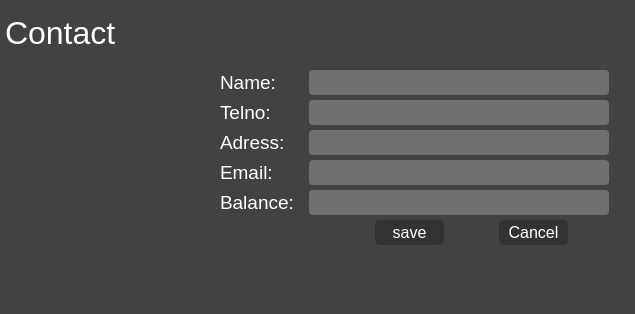
<?xml version="1.0" encoding="UTF-8"?>
<ui version="4.0">
 <class>Dialog</class>
 <widget class="QDialog" name="Dialog">
  <property name="geometry">
   <rect>
    <x>0</x>
    <y>0</y>
    <width>635</width>
    <height>314</height>
   </rect>
  </property>
  <property name="windowTitle">
   <string>Dialog</string>
  </property>
  <widget class="QWidget" name="verticalLayoutWidget">
   <property name="geometry">
    <rect>
     <x>-1</x>
     <y>-1</y>
     <width>671</width>
     <height>401</height>
    </rect>
   </property>
   <layout class="QVBoxLayout" name="verticalLayout"/>
  </widget>
  <widget class="QStackedWidget" name="stackedWidget_android">
   <property name="geometry">
    <rect>
     <x>0</x>
     <y>0</y>
     <width>720</width>
     <height>445</height>
    </rect>
   </property>
   <property name="styleSheet">
    <string notr="true">background-color: rgb(84, 84, 84);</string>
   </property>
   <property name="currentIndex">
    <number>0</number>
   </property>
   <widget class="QWidget" name="page_android_contact">
    <property name="styleSheet">
     <string notr="true">background-color: rgb(66, 66, 66);</string>
    </property>
    <layout class="QVBoxLayout" name="verticalLayout_10">
     <property name="spacing">
      <number>0</number>
     </property>
     <property name="leftMargin">
      <number>5</number>
     </property>
     <property name="topMargin">
      <number>5</number>
     </property>
     <property name="rightMargin">
      <number>5</number>
     </property>
     <property name="bottomMargin">
      <number>5</number>
     </property>
     <item>
      <widget class="QLabel" name="lab_android_contact">
       <property name="minimumSize">
        <size>
         <width>0</width>
         <height>55</height>
        </size>
       </property>
       <property name="maximumSize">
        <size>
         <width>16777215</width>
         <height>55</height>
        </size>
       </property>
       <property name="font">
        <font>
         <family>Segoe UI</family>
         <pointsize>24</pointsize>
        </font>
       </property>
       <property name="styleSheet">
        <string notr="true">color:rgb(255,255,255);</string>
       </property>
       <property name="text">
        <string>Contact</string>
       </property>
      </widget>
     </item>
     <item>
      <widget class="QFrame" name="frame_android_bottom">
       <property name="frameShape">
        <enum>QFrame::NoFrame</enum>
       </property>
       <property name="frameShadow">
        <enum>QFrame::Plain</enum>
       </property>
       <layout class="QGridLayout" name="gridLayout_3">
        <property name="leftMargin">
         <number>5</number>
        </property>
        <property name="topMargin">
         <number>5</number>
        </property>
        <property name="rightMargin">
         <number>5</number>
        </property>
        <property name="bottomMargin">
         <number>5</number>
        </property>
        <property name="spacing">
         <number>5</number>
        </property>
        <item row="0" column="0">
         <widget class="QLabel" name="lab_person_icon">
          <property name="minimumSize">
           <size>
            <width>200</width>
            <height>160</height>
           </size>
          </property>
          <property name="maximumSize">
           <size>
            <width>200</width>
            <height>160</height>
           </size>
          </property>
          <property name="text">
           <string/>
          </property>
          <property name="pixmap">
           <pixmap>customer.png</pixmap>
          </property>
          <property name="scaledContents">
           <bool>true</bool>
          </property>
         </widget>
        </item>
        <item row="1" column="0">
         <spacer name="verticalSpacer_3">
          <property name="orientation">
           <enum>Qt::Vertical</enum>
          </property>
          <property name="sizeHint" stdset="0">
           <size>
            <width>20</width>
            <height>40</height>
           </size>
          </property>
         </spacer>
        </item>
        <item row="0" column="1" rowspan="2">
         <widget class="QFrame" name="frame_android_field">
          <property name="frameShape">
           <enum>QFrame::NoFrame</enum>
          </property>
          <property name="frameShadow">
           <enum>QFrame::Plain</enum>
          </property>
          <layout class="QGridLayout" name="gridLayout_4">
           <property name="leftMargin">
            <number>5</number>
           </property>
           <property name="topMargin">
            <number>5</number>
           </property>
           <property name="rightMargin">
            <number>5</number>
           </property>
           <property name="bottomMargin">
            <number>5</number>
           </property>
           <property name="spacing">
            <number>5</number>
           </property>
           <item row="7" column="0">
            <widget class="QLabel" name="label_8">
             <property name="font">
              <font>
               <family>Segoe UI</family>
               <pointsize>14</pointsize>
              </font>
             </property>
             <property name="styleSheet">
              <string notr="true">color:rgb(255,255,255);</string>
             </property>
             <property name="text">
              <string>Balance:</string>
             </property>
            </widget>
           </item>
           <item row="4" column="0">
            <widget class="QLabel" name="label_6">
             <property name="font">
              <font>
               <family>Segoe UI</family>
               <pointsize>14</pointsize>
              </font>
             </property>
             <property name="styleSheet">
              <string notr="true">color:rgb(255,255,255);</string>
             </property>
             <property name="text">
              <string>Adress: </string>
             </property>
            </widget>
           </item>
           <item row="5" column="0">
            <widget class="QLabel" name="label_7">
             <property name="font">
              <font>
               <family>Segoe UI</family>
               <pointsize>14</pointsize>
              </font>
             </property>
             <property name="styleSheet">
              <string notr="true">color:rgb(255,255,255);</string>
             </property>
             <property name="text">
              <string>Email:</string>
             </property>
            </widget>
           </item>
           <item row="1" column="0" colspan="3">
            <widget class="QLabel" name="label">
             <property name="font">
              <font>
               <family>Segoe UI</family>
               <pointsize>14</pointsize>
              </font>
             </property>
             <property name="styleSheet">
              <string notr="true">color:rgb(255,255,255);</string>
             </property>
             <property name="text">
              <string>Name: </string>
             </property>
            </widget>
           </item>
           <item row="1" column="3">
            <widget class="QLineEdit" name="line_android_name">
             <property name="enabled">
              <bool>false</bool>
             </property>
             <property name="minimumSize">
              <size>
               <width>300</width>
               <height>25</height>
              </size>
             </property>
             <property name="maximumSize">
              <size>
               <width>400</width>
               <height>25</height>
              </size>
             </property>
             <property name="font">
              <font>
               <family>Segoe UI</family>
               <pointsize>12</pointsize>
              </font>
             </property>
             <property name="styleSheet">
              <string notr="true">QLineEdit {
	color:rgb(255,255,255);
	border:2px solid rgb(51,51,51);
	border-radius:4px;
	background:rgb(51,51,51);
}

QLineEdit:disabled {
	color:rgb(255,255,255);
	border:2px solid rgb(112,112,112);
	border-radius:4px;
	background:rgb(112,112,112);
}</string>
             </property>
             <property name="text">
              <string/>
             </property>
            </widget>
           </item>
           <item row="3" column="0" colspan="3">
            <widget class="QLabel" name="label_5">
             <property name="font">
              <font>
               <family>Segoe UI</family>
               <pointsize>14</pointsize>
              </font>
             </property>
             <property name="styleSheet">
              <string notr="true">color:rgb(255,255,255);</string>
             </property>
             <property name="text">
              <string>Telno:</string>
             </property>
            </widget>
           </item>
           <item row="4" column="3">
            <widget class="QLineEdit" name="line_android_org">
             <property name="enabled">
              <bool>false</bool>
             </property>
             <property name="minimumSize">
              <size>
               <width>300</width>
               <height>25</height>
              </size>
             </property>
             <property name="maximumSize">
              <size>
               <width>400</width>
               <height>25</height>
              </size>
             </property>
             <property name="font">
              <font>
               <family>Segoe UI</family>
               <pointsize>12</pointsize>
              </font>
             </property>
             <property name="styleSheet">
              <string notr="true">QLineEdit {
	color:rgb(255,255,255);
	border:2px solid rgb(51,51,51);
	border-radius:4px;
	background:rgb(51,51,51);
}

QLineEdit:disabled {
	color:rgb(255,255,255);
	border:2px solid rgb(112,112,112);
	border-radius:4px;
	background:rgb(112,112,112);
}</string>
             </property>
             <property name="text">
              <string/>
             </property>
            </widget>
           </item>
           <item row="3" column="3">
            <widget class="QLineEdit" name="line_android_adress">
             <property name="enabled">
              <bool>false</bool>
             </property>
             <property name="minimumSize">
              <size>
               <width>300</width>
               <height>25</height>
              </size>
             </property>
             <property name="maximumSize">
              <size>
               <width>400</width>
               <height>25</height>
              </size>
             </property>
             <property name="font">
              <font>
               <family>Segoe UI</family>
               <pointsize>12</pointsize>
              </font>
             </property>
             <property name="styleSheet">
              <string notr="true">QLineEdit {
	color:rgb(255,255,255);
	border:2px solid rgb(51,51,51);
	border-radius:4px;
	background:rgb(51,51,51);
}

QLineEdit:disabled {
	color:rgb(255,255,255);
	border:2px solid rgb(112,112,112);
	border-radius:4px;
	background:rgb(112,112,112);
}</string>
             </property>
             <property name="text">
              <string/>
             </property>
            </widget>
           </item>
           <item row="7" column="3">
            <widget class="QLineEdit" name="line_android_ph">
             <property name="enabled">
              <bool>false</bool>
             </property>
             <property name="minimumSize">
              <size>
               <width>300</width>
               <height>25</height>
              </size>
             </property>
             <property name="maximumSize">
              <size>
               <width>400</width>
               <height>25</height>
              </size>
             </property>
             <property name="font">
              <font>
               <family>Segoe UI</family>
               <pointsize>12</pointsize>
              </font>
             </property>
             <property name="styleSheet">
              <string notr="true">QLineEdit {
	color:rgb(255,255,255);
	border:2px solid rgb(51,51,51);
	border-radius:4px;
	background:rgb(51,51,51);
}

QLineEdit:disabled {
	color:rgb(255,255,255);
	border:2px solid rgb(112,112,112);
	border-radius:4px;
	background:rgb(112,112,112);
}</string>
             </property>
            </widget>
           </item>
           <item row="5" column="3">
            <widget class="QLineEdit" name="line_android_email">
             <property name="enabled">
              <bool>false</bool>
             </property>
             <property name="minimumSize">
              <size>
               <width>300</width>
               <height>25</height>
              </size>
             </property>
             <property name="maximumSize">
              <size>
               <width>400</width>
               <height>25</height>
              </size>
             </property>
             <property name="font">
              <font>
               <family>Segoe UI</family>
               <pointsize>12</pointsize>
              </font>
             </property>
             <property name="styleSheet">
              <string notr="true">QLineEdit {
	color:rgb(255,255,255);
	border:2px solid rgb(51,51,51);
	border-radius:4px;
	background:rgb(51,51,51);
}

QLineEdit:disabled {
	color:rgb(255,255,255);
	border:2px solid rgb(112,112,112);
	border-radius:4px;
	background:rgb(112,112,112);
}</string>
             </property>
             <property name="text">
              <string/>
             </property>
            </widget>
           </item>
           <item row="8" column="8">
            <spacer name="horizontalSpacer_6">
             <property name="orientation">
              <enum>Qt::Horizontal</enum>
             </property>
             <property name="sizeHint" stdset="0">
              <size>
               <width>40</width>
               <height>20</height>
              </size>
             </property>
            </spacer>
           </item>
           <item row="4" column="8">
            <spacer name="horizontalSpacer_5">
             <property name="orientation">
              <enum>Qt::Horizontal</enum>
             </property>
             <property name="sizeHint" stdset="0">
              <size>
               <width>40</width>
               <height>20</height>
              </size>
             </property>
            </spacer>
           </item>
           <item row="9" column="3">
            <spacer name="verticalSpacer_4">
             <property name="orientation">
              <enum>Qt::Vertical</enum>
             </property>
             <property name="sizeHint" stdset="0">
              <size>
               <width>20</width>
               <height>40</height>
              </size>
             </property>
            </spacer>
           </item>
           <item row="8" column="0" colspan="7">
            <widget class="QFrame" name="frame_3">
             <property name="frameShape">
              <enum>QFrame::NoFrame</enum>
             </property>
             <property name="frameShadow">
              <enum>QFrame::Plain</enum>
             </property>
             <layout class="QHBoxLayout" name="horizontalLayout_25">
              <property name="spacing">
               <number>0</number>
              </property>
              <property name="leftMargin">
               <number>100</number>
              </property>
              <property name="topMargin">
               <number>0</number>
              </property>
              <property name="rightMargin">
               <number>0</number>
              </property>
              <property name="bottomMargin">
               <number>0</number>
              </property>
              <item>
               <widget class="QPushButton" name="bn_android_contact_share">
                <property name="minimumSize">
                 <size>
                  <width>69</width>
                  <height>25</height>
                 </size>
                </property>
                <property name="maximumSize">
                 <size>
                  <width>69</width>
                  <height>25</height>
                 </size>
                </property>
                <property name="font">
                 <font>
                  <family>Segoe UI</family>
                  <pointsize>12</pointsize>
                 </font>
                </property>
                <property name="styleSheet">
                 <string notr="true">QPushButton {
	border: 2px solid rgb(51,51,51);
	border-radius: 5px;	
	color:rgb(255,255,255);
	background-color: rgb(51,51,51);
}
QPushButton:hover {
	border: 2px solid rgb(0,143,150);
	background-color: rgb(0,143,150);
}
QPushButton:pressed {	
	border: 2px solid rgb(0,143,150);
	background-color: rgb(51,51,51);
}

QPushButton:disabled {	
	border-radius: 5px;	
	border: 2px solid rgb(112,112,112);
	background-color: rgb(112,112,112);
}</string>
                </property>
                <property name="text">
                 <string>save</string>
                </property>
               </widget>
              </item>
              <item>
               <widget class="QPushButton" name="bn_android_contact_delete">
                <property name="minimumSize">
                 <size>
                  <width>69</width>
                  <height>25</height>
                 </size>
                </property>
                <property name="maximumSize">
                 <size>
                  <width>69</width>
                  <height>25</height>
                 </size>
                </property>
                <property name="font">
                 <font>
                  <family>Segoe UI</family>
                  <pointsize>12</pointsize>
                 </font>
                </property>
                <property name="styleSheet">
                 <string notr="true">QPushButton {
	border: 2px solid rgb(51,51,51);
	border-radius: 5px;	
	color:rgb(255,255,255);
	background-color: rgb(51,51,51);
}
QPushButton:hover {
	border: 2px solid rgb(112,0,0);
	background-color: rgb(112,0,0);
}
QPushButton:pressed {	
	border: 2px solid rgb(112,0,0);
	background-color: rgb(51,51,51);
}

QPushButton:disabled {	
	border-radius: 5px;	
	border: 2px solid rgb(112,112,112);
	background-color: rgb(112,112,112);
}</string>
                </property>
                <property name="text">
                 <string>Cancel</string>
                </property>
               </widget>
              </item>
             </layout>
            </widget>
           </item>
          </layout>
         </widget>
        </item>
       </layout>
      </widget>
     </item>
    </layout>
   </widget>
   <widget class="QWidget" name="page_android_game">
    <property name="styleSheet">
     <string notr="true">background:rgb(91,90,90);</string>
    </property>
    <layout class="QVBoxLayout" name="verticalLayout_11">
     <property name="spacing">
      <number>5</number>
     </property>
     <property name="leftMargin">
      <number>5</number>
     </property>
     <property name="topMargin">
      <number>5</number>
     </property>
     <property name="rightMargin">
      <number>5</number>
     </property>
     <property name="bottomMargin">
      <number>5</number>
     </property>
     <item>
      <widget class="QLabel" name="lab_gamepad">
       <property name="minimumSize">
        <size>
         <width>0</width>
         <height>55</height>
        </size>
       </property>
       <property name="maximumSize">
        <size>
         <width>16777215</width>
         <height>55</height>
        </size>
       </property>
       <property name="font">
        <font>
         <family>Segoe UI</family>
         <pointsize>24</pointsize>
        </font>
       </property>
       <property name="styleSheet">
        <string notr="true">color:rgb(255,255,255);</string>
       </property>
       <property name="text">
        <string>GamePad</string>
       </property>
      </widget>
     </item>
     <item>
      <widget class="QFrame" name="frame_textbar">
       <property name="styleSheet">
        <string notr="true">background:rgb(91,90,90);</string>
       </property>
       <property name="frameShape">
        <enum>QFrame::StyledPanel</enum>
       </property>
       <property name="frameShadow">
        <enum>QFrame::Raised</enum>
       </property>
       <layout class="QHBoxLayout" name="horizontalLayout_26">
        <property name="spacing">
         <number>0</number>
        </property>
        <property name="leftMargin">
         <number>5</number>
        </property>
        <property name="topMargin">
         <number>0</number>
        </property>
        <property name="rightMargin">
         <number>0</number>
        </property>
        <property name="bottomMargin">
         <number>0</number>
        </property>
        <item>
         <widget class="QTextEdit" name="textEdit_gamepad">
          <property name="font">
           <font>
            <family>Segoe UI</family>
            <pointsize>12</pointsize>
           </font>
          </property>
          <property name="styleSheet">
           <string notr="true">color:rgb(255,255,255);</string>
          </property>
          <property name="frameShape">
           <enum>QFrame::NoFrame</enum>
          </property>
          <property name="frameShadow">
           <enum>QFrame::Plain</enum>
          </property>
          <property name="verticalScrollBarPolicy">
           <enum>Qt::ScrollBarAsNeeded</enum>
          </property>
          <property name="horizontalScrollBarPolicy">
           <enum>Qt::ScrollBarAlwaysOff</enum>
          </property>
         </widget>
        </item>
        <item>
         <widget class="QScrollBar" name="vsb_gamepad">
          <property name="styleSheet">
           <string notr="true">QScrollBar:vertical {
	background:rgb(51,51,51);
    width:20px;
    margin: 0px 0px 0px 0px;
}
QScrollBar::handle:vertical {
    background:rgb(0,143,170);
}
QScrollBar::add-page:vertical {
 	background:rgb(51,51,51);
}
QScrollBar::sub-page:vertical {
 	background:rgb(51,51,51);
}</string>
          </property>
          <property name="orientation">
           <enum>Qt::Vertical</enum>
          </property>
          <property name="invertedControls">
           <bool>true</bool>
          </property>
         </widget>
        </item>
       </layout>
      </widget>
     </item>
    </layout>
   </widget>
   <widget class="QWidget" name="page_android_clean">
    <property name="styleSheet">
     <string notr="true">background:rgb(91,90,90);</string>
    </property>
    <layout class="QGridLayout" name="gridLayout_5">
     <property name="leftMargin">
      <number>5</number>
     </property>
     <property name="topMargin">
      <number>5</number>
     </property>
     <property name="rightMargin">
      <number>5</number>
     </property>
     <property name="bottomMargin">
      <number>5</number>
     </property>
     <property name="spacing">
      <number>5</number>
     </property>
     <item row="0" column="5">
      <spacer name="horizontalSpacer_7">
       <property name="orientation">
        <enum>Qt::Horizontal</enum>
       </property>
       <property name="sizeHint" stdset="0">
        <size>
         <width>40</width>
         <height>20</height>
        </size>
       </property>
      </spacer>
     </item>
     <item row="0" column="0">
      <widget class="QGroupBox" name="groupBox_clean">
       <property name="minimumSize">
        <size>
         <width>250</width>
         <height>300</height>
        </size>
       </property>
       <property name="maximumSize">
        <size>
         <width>250</width>
         <height>300</height>
        </size>
       </property>
       <property name="sizeIncrement">
        <size>
         <width>0</width>
         <height>0</height>
        </size>
       </property>
       <property name="font">
        <font>
         <family>Segoe UI</family>
         <pointsize>10</pointsize>
        </font>
       </property>
       <property name="styleSheet">
        <string notr="true">QGroupBox{
	border:1px solid rgb(51,51,51);	
	border-radius:4px;
	color:white;
	background:rgb(91,90,90);
}
</string>
       </property>
       <property name="title">
        <string>Review</string>
       </property>
       <property name="alignment">
        <set>Qt::AlignLeading|Qt::AlignLeft|Qt::AlignVCenter</set>
       </property>
       <property name="flat">
        <bool>false</bool>
       </property>
       <property name="checkable">
        <bool>false</bool>
       </property>
       <layout class="QVBoxLayout" name="verticalLayout_12">
        <item>
         <widget class="QRadioButton" name="radioButton">
          <property name="font">
           <font>
            <family>Segoe UI</family>
            <pointsize>9</pointsize>
           </font>
          </property>
          <property name="styleSheet">
           <string notr="true">QRadioButton {
	background:rgb(91,90,90);
    color:white;
}
QRadioButton::indicator {
    width:10px;
    height:10px;
    border-radius: 7px;
}
QRadioButton::indicator:checked {
    background-color:rgb(0,143,170);
    border: 2px solid rgb(51,51,51);
}

QRadioButton::indicator:unchecked {
    background-color:rgb(91,90,90);
    border:2px solid rgb(51,51,51);
}</string>
          </property>
          <property name="text">
           <string>Clean History</string>
          </property>
          <property name="autoRepeat">
           <bool>false</bool>
          </property>
          <property name="autoExclusive">
           <bool>true</bool>
          </property>
         </widget>
        </item>
        <item>
         <widget class="QRadioButton" name="radioButton_2">
          <property name="font">
           <font>
            <family>Segoe UI</family>
            <pointsize>9</pointsize>
           </font>
          </property>
          <property name="styleSheet">
           <string notr="true">QRadioButton {
	background:rgb(91,90,90);
    color:white;
}
QRadioButton::indicator {
    width:10px;
    height:10px;
    border-radius: 7px;
}
QRadioButton::indicator:checked {
    background-color:rgb(0,143,170);
    border: 2px solid rgb(51,51,51);
}

QRadioButton::indicator:unchecked {
    background-color:rgb(91,90,90);
    border:2px solid rgb(51,51,51);
}</string>
          </property>
          <property name="text">
           <string>Clean Password</string>
          </property>
          <property name="autoExclusive">
           <bool>true</bool>
          </property>
         </widget>
        </item>
        <item>
         <widget class="QRadioButton" name="radioButton_3">
          <property name="font">
           <font>
            <family>Segoe UI</family>
            <pointsize>9</pointsize>
           </font>
          </property>
          <property name="styleSheet">
           <string notr="true">QRadioButton {
	background:rgb(91,90,90);
    color:white;
}
QRadioButton::indicator {
    width:10px;
    height:10px;
    border-radius: 7px;
}
QRadioButton::indicator:checked {
    background-color:rgb(0,143,170);
    border: 2px solid rgb(51,51,51);
}

QRadioButton::indicator:unchecked {
    background-color:rgb(91,90,90);
    border:2px solid rgb(51,51,51);
}</string>
          </property>
          <property name="text">
           <string>Clean Chache</string>
          </property>
          <property name="autoExclusive">
           <bool>true</bool>
          </property>
         </widget>
        </item>
        <item>
         <widget class="QRadioButton" name="radioButton_4">
          <property name="font">
           <font>
            <family>Segoe UI</family>
            <pointsize>9</pointsize>
           </font>
          </property>
          <property name="styleSheet">
           <string notr="true">QRadioButton {
	background:rgb(91,90,90);
    color:white;
}
QRadioButton::indicator {
    width:10px;
    height:10px;
    border-radius: 7px;
}
QRadioButton::indicator:checked {
    background-color:rgb(0,143,170);
    border: 2px solid rgb(51,51,51);
}

QRadioButton::indicator:unchecked {
    background-color:rgb(91,90,90);
    border:2px solid rgb(51,51,51);
}</string>
          </property>
          <property name="text">
           <string>Clean Bookmarks</string>
          </property>
          <property name="autoExclusive">
           <bool>true</bool>
          </property>
         </widget>
        </item>
        <item>
         <widget class="QCheckBox" name="checkBox">
          <property name="font">
           <font>
            <family>Segoe UI</family>
            <pointsize>9</pointsize>
           </font>
          </property>
          <property name="styleSheet">
           <string notr="true">QCheckBox {
    color:rgb(255,255,255);
}

QCheckBox::indicator {
    width: 10px;
    height: 10px;
}

QCheckBox::indicator:unchecked {
    border:2px solid rgb(51,51,51);
	background:rgb(91,90,90);
}

QCheckBox::indicator:unchecked:pressed {
	border:2px solid rgb(51,51,51);
   	background:rgb(0,143,170);
}

QCheckBox::indicator:checked {
	background-color:rgb(0,143,170);
    border: 2px solid rgb(51,51,51);
}

QCheckBox::indicator:checked:pressed {
    border:2px solid rgb(51,51,51);
	background:rgb(91,90,90);
}

</string>
          </property>
          <property name="text">
           <string>Did you liked the UI</string>
          </property>
          <property name="tristate">
           <bool>false</bool>
          </property>
         </widget>
        </item>
        <item>
         <widget class="QCheckBox" name="checkBox_4">
          <property name="font">
           <font>
            <family>Segoe UI</family>
            <pointsize>9</pointsize>
           </font>
          </property>
          <property name="styleSheet">
           <string notr="true">QCheckBox {
    color:rgb(255,255,255);
}

QCheckBox::indicator {
    width: 10px;
    height: 10px;
}

QCheckBox::indicator:unchecked {
    border:2px solid rgb(51,51,51);
	background:rgb(91,90,90);
}

QCheckBox::indicator:unchecked:pressed {
	border:2px solid rgb(51,51,51);
   	background:rgb(0,143,170);
}

QCheckBox::indicator:checked {
	background-color:rgb(0,143,170);
    border: 2px solid rgb(51,51,51);
}

QCheckBox::indicator:checked:pressed {
    border:2px solid rgb(51,51,51);
	background:rgb(91,90,90);
}

</string>
          </property>
          <property name="text">
           <string>Did you like the Color Scheme</string>
          </property>
          <property name="tristate">
           <bool>false</bool>
          </property>
         </widget>
        </item>
        <item>
         <widget class="QCheckBox" name="checkBox_2">
          <property name="font">
           <font>
            <family>Segoe UI</family>
            <pointsize>9</pointsize>
           </font>
          </property>
          <property name="styleSheet">
           <string notr="true">QCheckBox {
    color:rgb(255,255,255);
}

QCheckBox::indicator {
    width: 10px;
    height: 10px;
}

QCheckBox::indicator:unchecked {
    border:2px solid rgb(51,51,51);
	background:rgb(91,90,90);
}

QCheckBox::indicator:unchecked:pressed {
	border:2px solid rgb(51,51,51);
   	background:rgb(0,143,170);
}

QCheckBox::indicator:checked {
	background-color:rgb(0,143,170);
    border: 2px solid rgb(51,51,51);
}

QCheckBox::indicator:checked:pressed {
    border:2px solid rgb(51,51,51);
	background:rgb(91,90,90);
}

</string>
          </property>
          <property name="text">
           <string>Did you like Custome Buttons</string>
          </property>
         </widget>
        </item>
        <item>
         <widget class="QCheckBox" name="checkBox_3">
          <property name="font">
           <font>
            <family>Segoe UI</family>
            <pointsize>9</pointsize>
           </font>
          </property>
          <property name="styleSheet">
           <string notr="true">QCheckBox {
    color:rgb(255,255,255);
}

QCheckBox::indicator {
    width: 10px;
    height: 10px;
}

QCheckBox::indicator:unchecked {
    border:2px solid rgb(51,51,51);
	background:rgb(91,90,90);
}

QCheckBox::indicator:unchecked:pressed {
	border:2px solid rgb(51,51,51);
   	background:rgb(0,143,170);
}

QCheckBox::indicator:checked {
	background-color:rgb(0,143,170);
    border: 2px solid rgb(51,51,51);
}

QCheckBox::indicator:checked:pressed {
    border:2px solid rgb(51,51,51);
	background:rgb(91,90,90);
}

</string>
          </property>
          <property name="text">
           <string>Did you like the Stacked Window</string>
          </property>
         </widget>
        </item>
       </layout>
      </widget>
     </item>
     <item row="0" column="1" rowspan="2" colspan="2">
      <widget class="QLabel" name="lab_clean">
       <property name="styleSheet">
        <string notr="true"/>
       </property>
       <property name="text">
        <string/>
       </property>
      </widget>
     </item>
     <item row="2" column="0" rowspan="2">
      <spacer name="verticalSpacer_5">
       <property name="orientation">
        <enum>Qt::Vertical</enum>
       </property>
       <property name="sizeHint" stdset="0">
        <size>
         <width>20</width>
         <height>40</height>
        </size>
       </property>
      </spacer>
     </item>
     <item row="0" column="3">
      <widget class="QGroupBox" name="groupBox">
       <property name="minimumSize">
        <size>
         <width>250</width>
         <height>300</height>
        </size>
       </property>
       <property name="maximumSize">
        <size>
         <width>250</width>
         <height>300</height>
        </size>
       </property>
       <property name="font">
        <font>
         <family>Segoe UI</family>
         <pointsize>9</pointsize>
        </font>
       </property>
       <property name="styleSheet">
        <string notr="true">QGroupBox{
	border:1px solid rgb(51,51,51);	
	border-radius:4px;
	color:white;
	background:rgb(91,90,90);
}
</string>
       </property>
       <property name="title">
        <string>Sliders</string>
       </property>
       <layout class="QGridLayout" name="gridLayout_6">
        <item row="0" column="0">
         <widget class="QSlider" name="horizontalSlider_2">
          <property name="styleSheet">
           <string notr="true">QSlider::groove:horizontal {
    height:5px;
    background: rgb(51,51,51);
}

QSlider::handle:horizontal {
    background:rgb(0,143,170);
    width: 10px;
margin:-8px 0
}

QSlider::add-page:horizondal {
    background:rgb(51,51,51);
}

QSlider::sub-page:horizondal {
    background:rgb(51,51,51);
}</string>
          </property>
          <property name="orientation">
           <enum>Qt::Horizontal</enum>
          </property>
         </widget>
        </item>
        <item row="0" column="2">
         <widget class="QSlider" name="verticalSlider">
          <property name="styleSheet">
           <string notr="true">QSlider::groove:vertical {
    background: red;
    width:5px
}

QSlider::handle:vertical {
    height: 10px;
    background:rgb(0,143,170);
	margin:0 -8px
}

QSlider::add-page:vertical {
    background:rgb(51,51,51);
}

QSlider::sub-page:vertical {
    background:rgb(51,51,51);
}</string>
          </property>
          <property name="tracking">
           <bool>true</bool>
          </property>
          <property name="orientation">
           <enum>Qt::Vertical</enum>
          </property>
          <property name="invertedAppearance">
           <bool>false</bool>
          </property>
          <property name="invertedControls">
           <bool>false</bool>
          </property>
          <property name="tickPosition">
           <enum>QSlider::NoTicks</enum>
          </property>
         </widget>
        </item>
       </layout>
      </widget>
     </item>
    </layout>
   </widget>
   <widget class="QWidget" name="page_android_world">
    <property name="styleSheet">
     <string notr="true">background:rgb(91,90,90);</string>
    </property>
    <layout class="QHBoxLayout" name="horizontalLayout_27">
     <item>
      <widget class="QLabel" name="label_9">
       <property name="font">
        <font>
         <family>Segoe UI Light</family>
         <pointsize>30</pointsize>
        </font>
       </property>
       <property name="styleSheet">
        <string notr="true">color:rgb(255,255,255);</string>
       </property>
       <property name="text">
        <string>VACANT? TRY YOUR IMAGINATION</string>
       </property>
       <property name="alignment">
        <set>Qt::AlignCenter</set>
       </property>
       <property name="wordWrap">
        <bool>true</bool>
       </property>
      </widget>
     </item>
    </layout>
   </widget>
  </widget>
 </widget>
 <resources/>
 <connections/>
</ui>
